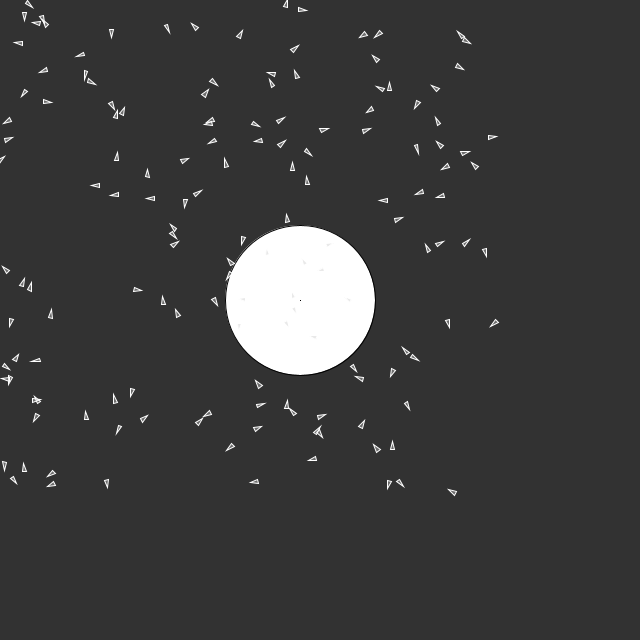
Frame 1 (no input)
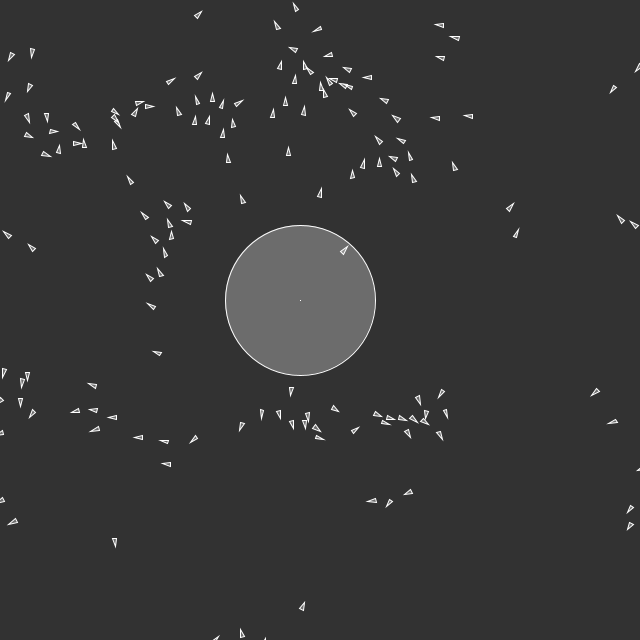
Frame 60 (the mouse pressed at the canvas centre just before this capture)
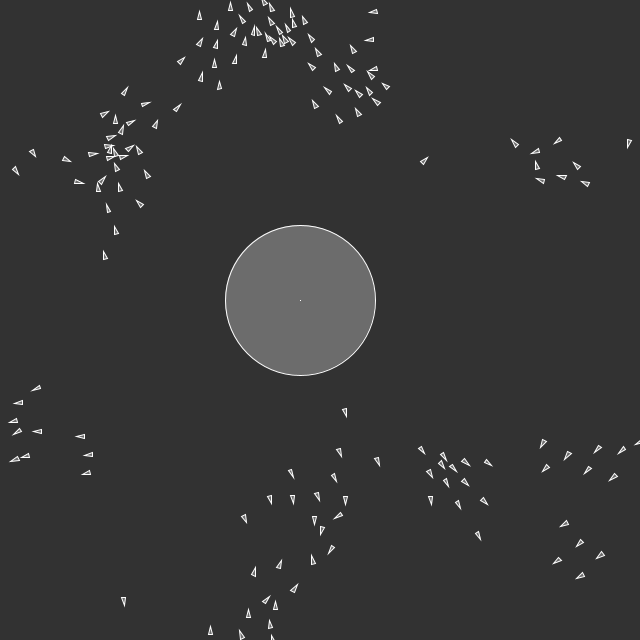
Frame 120 (the mouse held since frame 60 and released just before this capture)

The Processing sketch that drew these frames (run headless with seeded random() and noise(); from frame 60 on, the mouse is pressed at the canvas centre):

// Processing sketch: lab4_p1
// ── lab4_p1.pde
Flock flock;
PVector target = new PVector(200, 20);
float targetradius = 10;

void setup() {
  size(640, 640);
  flock = new Flock();
  circle(target.x, target.y, targetradius);
  // Add an initial set of boids into the system
  for (int i = 0; i < 150; i++) {
    flock.addBoid(new Boid(random(500),random(500)));
  }
}

void draw() {
  background(50);
  circle(300, 300, 150);
  square(300,300,0);
  flock.run();
}

// Add a new boid into the System
void mousePressed() {
  flock.addBoid(new Boid(mouseX,mouseY));
}



// The Flock (a list of Boid objects)

class Flock {
  ArrayList<Boid> boids; // An ArrayList for all the boids

  Flock() {
    boids = new ArrayList<Boid>(); // Initialize the ArrayList
  }

  void run() {
    for (Boid b : boids) {
      b.run(boids);  // Passing the entire list of boids to each boid individually
    }
  }

  void addBoid(Boid b) {
    boids.add(b);
  }

}




// The Boid class

class Boid {

  PVector position;
  PVector velocity;
  PVector acceleration;
  float r;
  float maxforce;    // Maximum steering force
  float maxspeed;    // Maximum speed

    Boid(float x, float y) {
    acceleration = new PVector(0, 0);

    // This is a new PVector method not yet implemented in JS
    // velocity = PVector.random2D();

    // Leaving the code temporarily this way so that this example runs in JS
    float angle = random(TWO_PI);
    velocity = new PVector(cos(angle), sin(angle));

    position = new PVector(x, y);
    r = 2.0;
    maxspeed = 2;
    maxforce = 0.03;
  }

  void run(ArrayList<Boid> boids) {
    flock(boids);
    update();
    borders();
    render();
  }

  void applyForce(PVector force) {
    // We could add mass here if we want A = F / M
    acceleration.add(force);
  }

  // We accumulate a new acceleration each time based on three rules
  void flock(ArrayList<Boid> boids) {
    PVector sep = separate(boids);   // Separation
    PVector sep2= separate2(boids);
    PVector ali = align(boids);      // Alignment
    PVector coh = cohesion(boids);   // Cohesion
    // Arbitrarily weight these forces
    sep.mult(1.5);
    sep2.mult(1.8);
    ali.mult(1.0);
    coh.mult(1.0);
    // Add the force vectors to acceleration
    applyForce(sep);
    applyForce(sep2);
    applyForce(ali);
    applyForce(coh);
  }

  // Method to update position
  void update() {
    // Update velocity
    velocity.add(acceleration);
    // Limit speed
    velocity.limit(maxspeed);
    position.add(velocity);
    // Reset accelertion to 0 each cycle
    acceleration.mult(0);
  }

  // A method that calculates and applies a steering force towards a target
  // STEER = DESIRED MINUS VELOCITY
  PVector seek(PVector target) {
    PVector desired = PVector.sub(target, position);  // A vector pointing from the position to the target
    // Scale to maximum speed
    desired.normalize();
    desired.mult(maxspeed);

    // Above two lines of code below could be condensed with new PVector setMag() method
    // Not using this method until Processing.js catches up
    // desired.setMag(maxspeed);

    // Steering = Desired minus Velocity
    PVector steer = PVector.sub(desired, velocity);
    steer.limit(maxforce);  // Limit to maximum steering force
    return steer;
  }

  void render() {
    // Draw a triangle rotated in the direction of velocity
    float theta = velocity.heading2D() + radians(90);
    // heading2D() above is now heading() but leaving old syntax until Processing.js catches up
    
    fill(200, 100);
    stroke(255);
    pushMatrix();
    translate(position.x, position.y);
    rotate(theta);
    beginShape(TRIANGLES);
    vertex(0, -r*2);
    vertex(-r, r*2);
    vertex(r, r*2);
    endShape();
    popMatrix();
  }

  // Wraparound
  void borders() {
    if (position.x < -r) position.x = width+r;
    if (position.y < -r) position.y = height+r;
    if (position.x > width+r) position.x = -r;
    if (position.y > height+r) position.y = -r;
  }

  // Separation
  // Method checks for nearby boids and steers away
  PVector separate (ArrayList<Boid> boids) {
    float desiredseparation = 25.0f;
    PVector steer = new PVector(0, 0, 0);
    int count = 0;
    // For every boid in the system, check if it's too close
    for (Boid other : boids) {
      float d = PVector.dist(position, other.position);
      // If the distance is greater than 0 and less than an arbitrary amount (0 when you are yourself)
      if ((d > 0) && (d < desiredseparation)) {
        // Calculate vector pointing away from neighbor
        PVector diff = PVector.sub(position, other.position);
        diff.normalize();
        diff.div(d);        // Weight by distance
        steer.add(diff);
        count++;            // Keep track of how many
      }
    }
    // Average -- divide by how many
    if (count > 0) {
      steer.div((float)count);
    }

    // As long as the vector is greater than 0
    if (steer.mag() > 0) {
      // First two lines of code below could be condensed with new PVector setMag() method
      // Not using this method until Processing.js catches up
      // steer.setMag(maxspeed);

      // Implement Reynolds: Steering = Desired - Velocity
      steer.normalize();
      steer.mult(maxspeed);
      steer.sub(velocity);
      steer.limit(maxforce);
    }
    return steer;
  }

  PVector separate2 (ArrayList<Boid> boids) {
    float desiredseparation = 110.0f;
    PVector steer = new PVector(0, 0, 0);
    int count = 0;
    PVector a = new PVector(300,300);
    // For every boid in the system, check if it's too close
    
    for (Boid other : boids) {
      float d = PVector.dist(position, a);
      // If the distance is greater than 0 and less than an arbitrary amount (0 when you are yourself)
      if ((d > 0) && (d < desiredseparation)) {
        // Calculate vector pointing away from neighbor
        PVector diff = PVector.sub(position, a);
        diff.normalize();
        diff.div(d);        // Weight by distance
        steer.add(diff);
        count++;            // Keep track of how many
      }
    }
    // Average -- divide by how many
    if (count > 0) {
      steer.div((float)count);
    }

    // As long as the vector is greater than 0
    if (steer.mag() > 0) {
      // First two lines of code below could be condensed with new PVector setMag() method
      // Not using this method until Processing.js catches up
      // steer.setMag(maxspeed);

      // Implement Reynolds: Steering = Desired - Velocity
      steer.normalize();
      steer.mult(maxspeed);
      steer.sub(velocity);
      steer.limit(maxforce);
    }
    return steer;
  }

  // Alignment
  // For every nearby boid in the system, calculate the average velocity
  PVector align (ArrayList<Boid> boids) {
    float neighbordist = 50;
    PVector sum = new PVector(0, 0);
    int count = 0;
    for (Boid other : boids) {
      float d = PVector.dist(position, other.position);
      if ((d > 0) && (d < neighbordist)) {
        sum.add(other.velocity);
        count++;
      }
    }
    if (count > 0) {
      sum.div((float)count);
      // First two lines of code below could be condensed with new PVector setMag() method
      // Not using this method until Processing.js catches up
      // sum.setMag(maxspeed);

      // Implement Reynolds: Steering = Desired - Velocity
      sum.normalize();
      sum.mult(maxspeed);
      PVector steer = PVector.sub(sum, velocity);
      steer.limit(maxforce);
      return steer;
    } 
    else {
      return new PVector(0, 0);
    }
  }

  // Cohesion
  // For the average position (i.e. center) of all nearby boids, calculate steering vector towards that position
  PVector cohesion (ArrayList<Boid> boids) {
    float neighbordist = 50;
    PVector sum = new PVector(0, 0);   // Start with empty vector to accumulate all positions
    int count = 0;
    for (Boid other : boids) {
      float d = PVector.dist(position, other.position);
      if ((d > 0) && (d < neighbordist)) {
        sum.add(other.position); // Add position
        count++;
      }
    }
    if (count > 0) {
      sum.div(count);
      return seek(sum);  // Steer towards the position
    } 
    else {
      return new PVector(0, 0);
    }
  }
}
